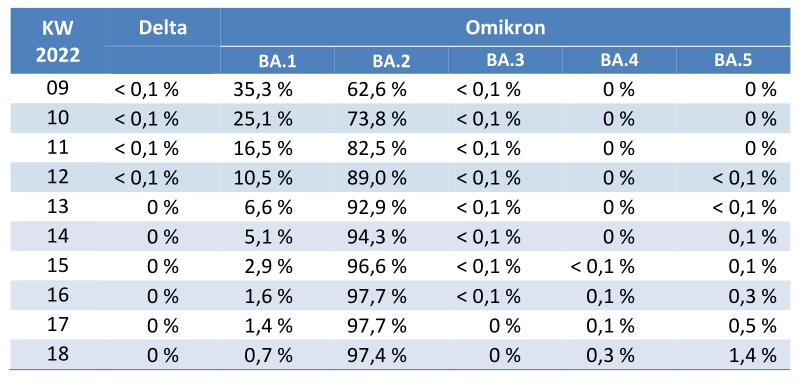
#> input picture Development/imageTest/test14.png, 803 x 385 px, found by its file name
$ python algo_lines.py
#> lines starting #> are read from the running program, lines starting #| are printed output that depends on the picture
# https://www.csdn.net/tags/MtTaEg1sMDUxNDc4LWJsb2cO0O0O.html --> LSD

# https://blog.csdn.net/guoyunfei20/article/details/78754526 --> FLD

import cv2
import numpy as np
import time

def LSD(bina_image, long_size):
    start = time.time()
    white = np.ones((bina_image.shape[0], bina_image.shape[1]))
    lsd = cv2.createLineSegmentDetector(0, scale=1)
    dlines = lsd.detect(bina_image)[0]

    for dline in dlines:
        x0 = int(round(dline[0][0]))
        y0 = int(round(dline[0][1]))
        x1 = int(round(dline[0][2]))
        y1 = int(round(dline[0][3]))

        long = (y1-y0)*(y1-y0)+(x1-x0)*(x1-x0)
        if long >= long_size*long_size:
            cv2.line(white, (x0, y0), (x1, y1), 0, 1, cv2.LINE_AA)
    end = time.time()
    print('LSD: ' + str(end-start))
    cv2.imshow('LSD', white)

def Hough(bina_image, long_size):
    start = time.time()
    ### Line makieren durch HoughLines()
    edges = cv2.Canny(bina_image, 50, 250, apertureSize= 3) ## apertureSize is the size of kernel, also soble

    lines = cv2.HoughLinesP(edges, 1.0, np.pi/180, 50, minLineLength = long_size, maxLineGap=1)
    # https://blog.csdn.net/dcrmg/article/details/78880046 #

    ### show the line
    # img_color = cv2.imread(path, -1)
    '''
    color_img = np.expand_dims(bina_img, axis=2)
    color_img = np.concatenate((color_img, color_img, color_img), axis=-1)

    # change the gray image to color image
    '''
    ### oder: ###
    white = np.ones((bina_image.shape[0], bina_image.shape[1]))

    for line in lines:
        x1, y1, x2, y2 = line[0]

        cv2.line(white, (x1,y1), (x2, y2), 0, 1)

    end = time.time()
    print('Hough: ' + str(end-start))
    cv2.imshow('Hough', white)

def FLD(bina_image, long_size):
    start = time.time()
    white = np.ones((bina_image.shape[0], bina_image.shape[1]))
    fld = cv2.ximgproc.createFastLineDetector()
    dlines = fld.detect(bina_image)

    for dline in dlines:
        x0 = int(round(dline[0][0]))
        y0 = int(round(dline[0][1]))
        x1 = int(round(dline[0][2]))
        y1 = int(round(dline[0][3]))

        long = (y1-y0)*(y1-y0)+(x1-x0)*(x1-x0)
        if long >= long_size*long_size:
            cv2.line(white, (x0, y0), (x1, y1), 0, 1, cv2.LINE_AA)

    end = time.time()
    print('FLD: ' + str(end-start))
    cv2.imshow('FLD', white)


img_path = 'Development\\imageTest\\test14.png'
img = cv2.imread(img_path, 0)
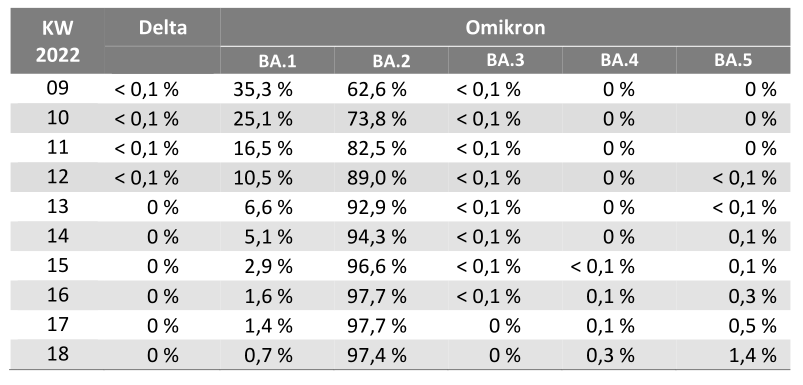
#> img: shape (385, 803); min 0, max 255, mean 213.6
bina_image = cv2.adaptiveThreshold(
        img, 255, cv2.ADAPTIVE_THRESH_GAUSSIAN_C, cv2.THRESH_BINARY, 5, 5)
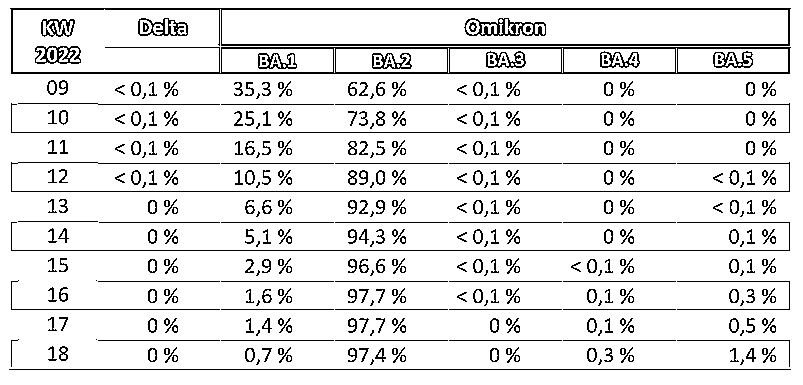
#> bina_image: shape (385, 803); 90.1% white; black in thin lines or dots

long_size = 15
cv2.imshow('Image', bina_image)
Hough(bina_image, long_size)
#> in Hough, `edges = cv2.Canny(bina_image, 50, 250, apertureSize= 3)`:
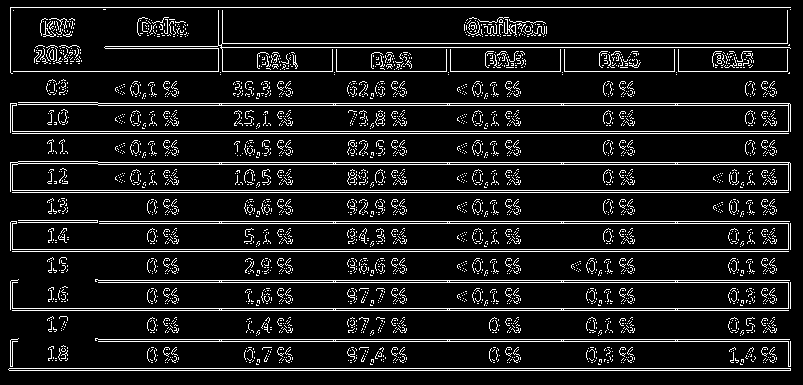
#> edges: shape (385, 803); 10.1% white in thin lines or dots
#> in Hough, `lines = cv2.HoughLinesP(edges, 1.0, np.pi/180, 50, minLineLength = lon..`: lines = 61 rows, first 6: [9, 368, 790, 368], [10, 131, 790, 131], [10, 190, 790, 190], [98, 341, 790, 341], [98, 339, 789, 339], [12, 192, 788, 192]
#> the loop in Hough, `for line in lines:` made 61 passes
#> (x1, y1, x2, y2) on passes 1 to 12: (9, 368, 790, 368), (10, 131, 790, 131), (10, 190, 790, 190), (98, 341, 790, 341), (98, 339, 789, 339), (12, 192, 788, 192), (98, 282, 790, 282), (10, 7, 790, 7), (10, 249, 790, 249), (13, 71, 218, 71), (12, 310, 788, 310), (98, 280, 789, 280)
#> after the loop in Hough, `for line in lines:`:
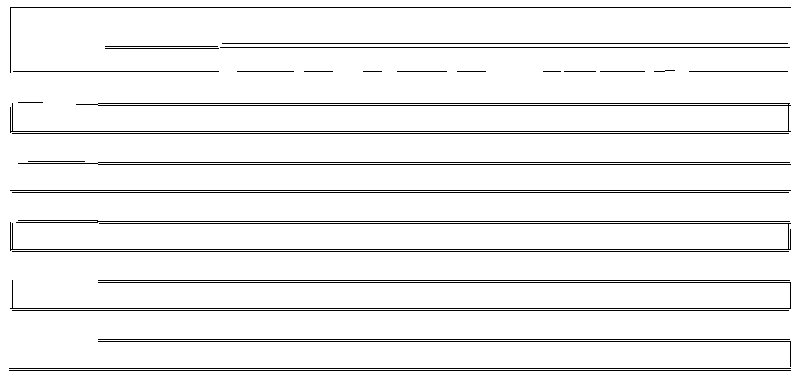
#> white: shape (385, 803) float64; values 0 (black) and 1 (white), 94.1% white; black in thin lines or dots
LSD(bina_image, long_size)
#> in LSD, `dlines = lsd.detect(bina_image)[0]`: dlines = 157 rows, first 6: [10.5, 7.5, 789.5, 7.5], [10.5, 72.5, 10.5, 9.5], [102.5, 9.5, 13.5, 9.5], [217.5, 9.5, 105.5, 9.5], [219.5, 9.5, 219.5, 44.5], [220.5, 44.5, 220.5, 9.5]
#> the loop in LSD, `for dline in dlines:` made 157 passes
#> (dline, x0, y0, x1, y1, long) on passes 1 to 3: ([[10.5, 7.5, 789.5, 7.5]], 10, 8, 790, 8, 608400), ([[10.5, 72.5, 10.5, 9.5]], 10, 72, 10, 10, 3844), ([[102.5, 9.5, 13.5, 9.5]], 102, 10, 14, 10, 7744)
#> after the loop in LSD, `for dline in dlines:`:
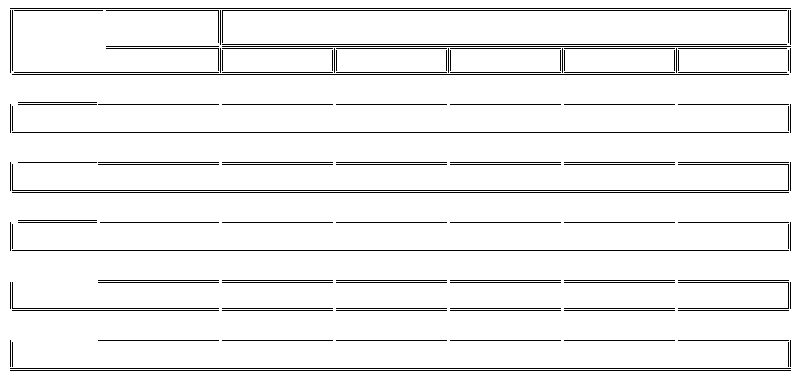
#> white: shape (385, 803) float64; values 0 (black) and 1 (white), 94.3% white; black in thin lines or dots
FLD(bina_image, long_size)
#> the loop in FLD, `for dline in dlines:` made 130 passes
#> dline on passes 1 to 12: [[10.06, 73, 9.97, 7]], [[11, 7, 790, 7]], [[217.9, 46, 218, 10]], [[104, 46.03, 216, 45.98]], [[222, 10, 221.9, 71]], [[787, 43, 787, 10]], [[136.6, 31.96, 138.1, 18.01]], [[39.6, 31.95, 41.12, 19.01]], [[52.04, 17.8, 61.88, 19.64]], [[479, 20.73, 494, 21.52]], [[510, 21.29, 545, 21.71]], [[167, 33, 167, 20]]
#> after the loop in FLD, `for dline in dlines:`:
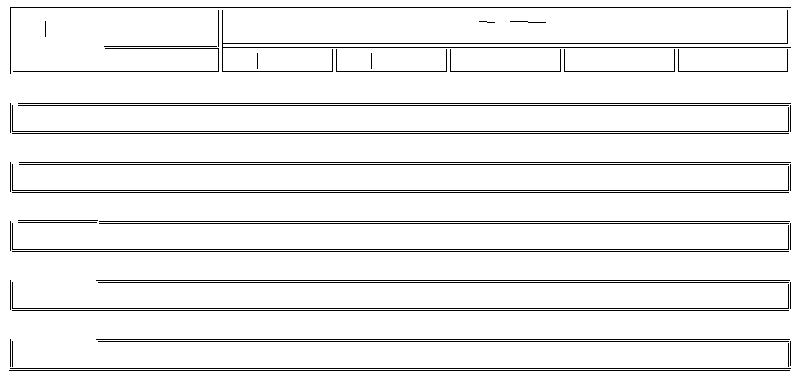
#> white: shape (385, 803) float64; values 0 (black) and 1 (white), 93.8% white; black in thin lines or dots
cv2.waitKey()
